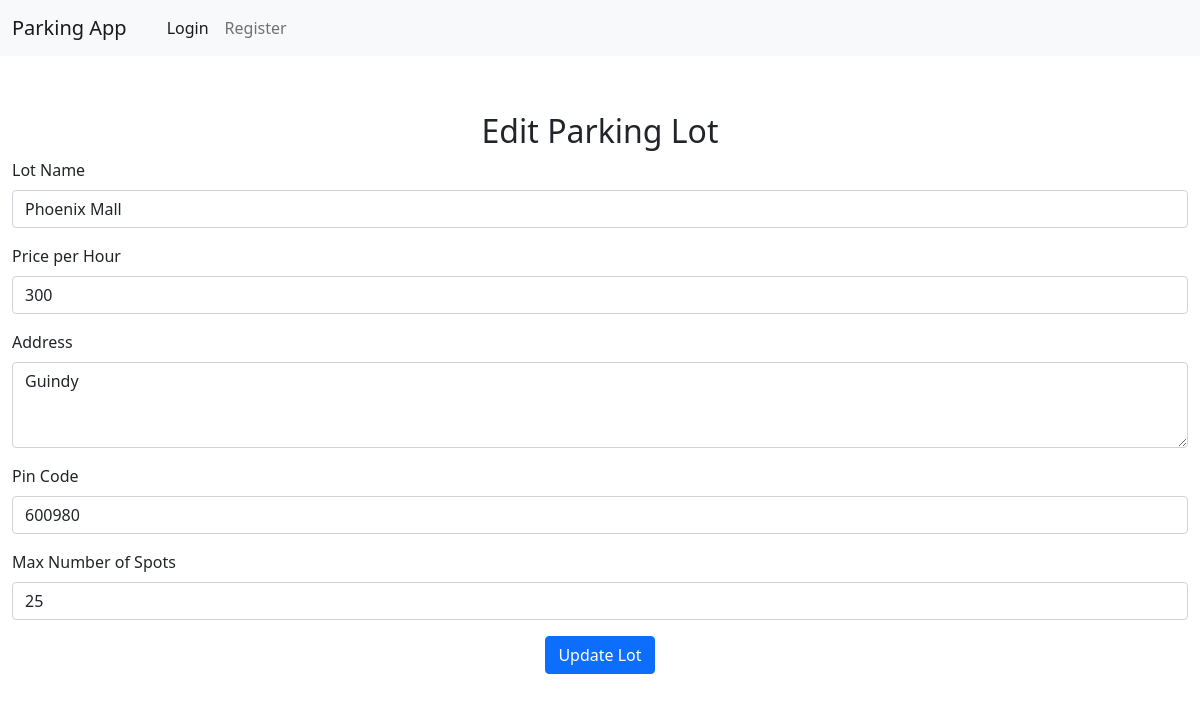
Page /edit_lot/3 on the committed database.
### pyfiles/models.py (models this page shows)
class ParkingLot(db.Model):
    __tablename__ = 'parking_lot'
    id = db.Column(db.Integer, primary_key=True)
    name = db.Column(db.String(120), unique=True, nullable=False)
    price = db.Column(db.Integer, nullable=False)
    address = db.Column(db.String(500), nullable=False)
    pin_code = db.Column(db.String(6), nullable=False)
    max_num_spots = db.Column(db.Integer, nullable=False)
    parkingspot = db.relationship('ParkingSpot', backref='lot',cascade='all, delete-orphan',single_parent=True)

### pyfiles/routes.py (the view, shortened to what this page needs)
@app.route('/edit_lot/<int:lot_id>', methods=['GET', 'POST'])
def edit_lot(lot_id):
    lot = ParkingLot.query.get(lot_id)
    existing_spots = len(lot.parkingspot)
    if request.method == 'GET':
        return render_template('edit_lot.html', lot=lot)

### templates/edit_lot.html
{% extends 'index.html' %} {% block title %} Edit Page {% endblock %} {% block
content %}
<div class="container-fluid">
  <h2 class="text-center mt-4">Edit Parking Lot</h2>
  <form method="post" action="{{url_for('edit_lot',lot_id=lot.id)}}">
    <div class="mb-3">
      <label for="name" class="form-label">Lot Name</label>
      <input
        type="text"
        class="form-control"
        id="name"
        name="name"
        value="{{lot.name}}"
        required
      />
    </div>
    <div class="mb-3">
      <label for="price" class="form-label">Price per Hour</label>
      <input
        type="number"
        class="form-control"
        id="price"
        name="price"
        value="{{ lot.price }}"
        required
      />
    </div>
    <div class="mb-3">
      <label for="address" class="form-label">Address</label>
      <textarea
        class="form-control"
        id="address"
        name="address"
        rows="3"
        required
      >
{{ lot.address }}</textarea
      >
    </div>
    <div class="mb-3">
      <label for="pin_code" class="form-label">Pin Code</label>
      <input
        type="text"
        class="form-control"
        id="pin_code"
        name="pin_code"
        maxlength="6"
        value="{{ lot.pin_code }}"
        required
      />
    </div>
    <div class="mb-3">
      <label for="max_num_spots" class="form-label">Max Number of Spots</label>
      <input
        type="number"
        class="form-control"
        id="max_num_spots"
        name="max_num_spots"
        value="{{ lot.max_num_spots }}"
        required
      />
    </div>
    <div class="text-center">
      <button type="submit" class="btn btn-primary">Update Lot</button>
    </div>
  </form>
</div>
{% endblock%}

### rows in the picture
ParkingLot: name "Phoenix Mall", price "300", address "Guindy", pin_code "600980", max_num_spots "25"
